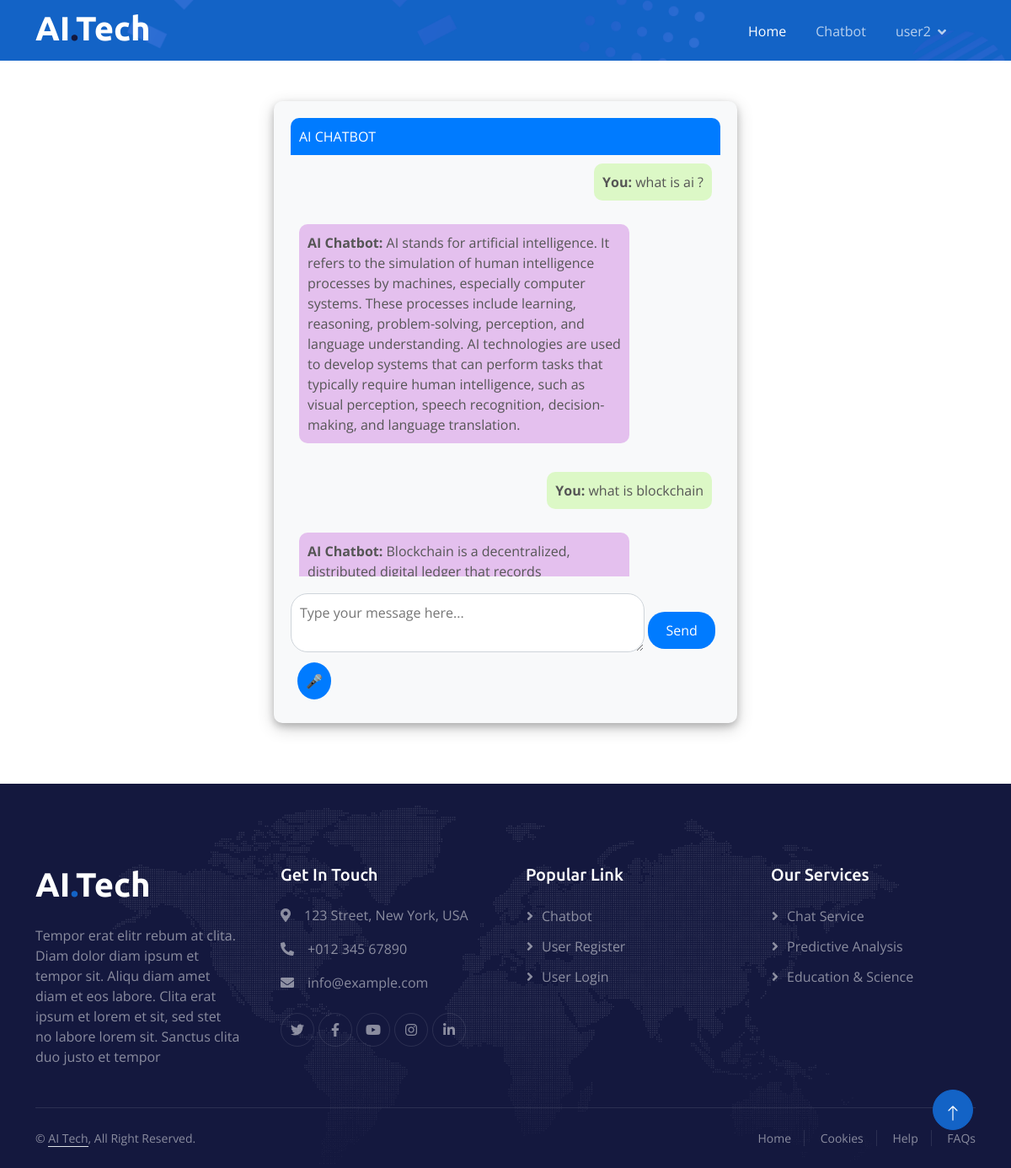
Page /chatbot (signed in) on the committed database.
### chatbotapp/models.py (models this page shows, shortened)
class User(AbstractUser):
    name = models.CharField(max_length=100, default='User')
    mobile_number = models.CharField(max_length=20, default='Nil')
    profile_picture = models.ImageField(upload_to='profile_pictures', blank=True, null=True)
    def __str__(self):
        return self.username

class Chats(models.Model):
    user = models.ForeignKey(User, on_delete=models.CASCADE)
    question = models.TextField(null=True, blank=True)
    response = models.TextField(null=True, blank=True)
    date = models.DateField(default=timezone.now)

### chatbotapp/views.py (the view, shortened to what this page needs)
# urls.py: path('chatbot', views.chatbot, name='chatbot'),
@login_required
def chatbot(request):
    response_text = ""
    previous_chats = Chats.objects.filter(user=request.user).order_by('-date')
    return render(request, 'general/chatbot.html', {'response_text': response_text, 'previous_chats': previous_chats})

### chatbotapp/templates/general/chatbot.html (shortened to what this page needs)
{% extends 'general/base.html' %}
{% load static %}
{% block content %}
<div class="container-fluid pt-5 bg-primary hero-header mb-5">
    <div class="container pt-4">
    </div>
</div>
<div class="container">
    <div class="chat-box">
        <div class="chat-header">AI CHATBOT</div>
        <div class="chat-body">
            {% for chat in previous_chats %}
            <div class="chat-response" style="float:right;">
                <strong>You:</strong> {{ chat.question }}
            </div>
            <br>
            <br>
            <br>
            <div class="chat-response2">
                <strong>AI Chatbot:</strong> {{ chat.response }}
            </div>
            <br>
            {% endfor %}
        </div>
        <div class="chat-footer">
            <form method="post">
                <textarea class="chat-input" name="prompt" id="prompt" placeholder="Type your message here..."
                    rows="2"></textarea>
                <button type="submit" class="chat-send-button">Send</button>
            </form>
            <button type="button" class="voice-button m-2 mt-3" id="click_to_record" title="Voice Message">&#127908;</button>
        </div>
    </div>
</div>
<br>
<br>
<br>
{% endblock %}

### chatbotapp/templates/general/base.html (shortened to what this page needs)
<!DOCTYPE html>
{% load static %}
<html lang="en">
<head>
    <link href="https://cdnjs.cloudflare.com/ajax/libs/font-awesome/5.10.0/css/all.min.css" rel="stylesheet">
    <link href="https://cdn.jsdelivr.net/npm/bootstrap-icons@1.4.1/font/bootstrap-icons.css" rel="stylesheet">
    <link href="{% static 'lib/animate/animate.min.css' %}" rel="stylesheet">
    <link href="{% static 'lib/owlcarousel/assets/owl.carousel.min.css' %}" rel="stylesheet">
    <link href="{% static 'css/bootstrap.min.css' %}" rel="stylesheet">
    <link href="{% static 'css/style.css' %}" rel="stylesheet">
</head>
<body>
    {% if request.user.is_authenticated %}
    <div class="container-fluid sticky-top">
        <div class="container">
            <nav class="navbar navbar-expand-lg navbar-dark p-0">
                <a href="{% url 'index' %}" class="navbar-brand">
                    <h1 class="text-white">AI<span class="text-dark">.</span>Tech</h1>
                </a>
                <div class="collapse navbar-collapse" id="navbarCollapse">
                    <div class="navbar-nav ms-auto">
                        <a href="{% url 'index' %}" class="nav-item nav-link active">Home</a>
                        <a href="{% url 'chatbot' %}" class="nav-item nav-link">Chatbot</a>
                        <div class="nav-item dropdown">
                            <a href="#" class="nav-link dropdown-toggle" data-bs-toggle="dropdown">{{request.user}}</a>
                        </div>
                    </div>
                </div>
            </nav>
        </div>
    </div>
    {% endif %}
    {% block content %}
    {% endblock %}
    <div class="container-fluid bg-dark text-white-50 footer pt-5">
        <div class="container py-5">
            <div class="row g-5">
                <div class="col-md-6 col-lg-3 wow fadeIn" data-wow-delay="0.1s">
                    <a href="index.html" class="d-inline-block mb-3">
                        <h1 class="text-white">AI<span class="text-primary">.</span>Tech</h1>
                    </a>
                    <p class="mb-0">Tempor erat elitr rebum at clita. Diam dolor diam ipsum et tempor sit. Aliqu diam
                        amet diam et eos labore. Clita erat ipsum et lorem et sit, sed stet no labore lorem sit. Sanctus
                        clita duo justo et tempor</p>
                </div>
                <div class="col-md-6 col-lg-3 wow fadeIn" data-wow-delay="0.3s">
                    <h5 class="text-white mb-4">Get In Touch</h5>
                    <p><i class="fa fa-map-marker-alt me-3"></i>123 Street, New York, USA</p>
                    <p><i class="fa fa-phone-alt me-3"></i>+012 345 67890</p>
                    <p><i class="fa fa-envelope me-3"></i>info@example.com</p>
                    <div class="d-flex pt-2">
                        <a class="btn btn-outline-light btn-social" href=""><i class="fab fa-twitter"></i></a>
                        <a class="btn btn-outline-light btn-social" href=""><i class="fab fa-facebook-f"></i></a>
                        <a class="btn btn-outline-light btn-social" href=""><i class="fab fa-youtube"></i></a>
                        <a class="btn btn-outline-light btn-social" href=""><i class="fab fa-instagram"></i></a>
                        <a class="btn btn-outline-light btn-social" href=""><i class="fab fa-linkedin-in"></i></a>
                    </div>
                </div>
                <div class="col-md-6 col-lg-3 wow fadeIn" data-wow-delay="0.5s">
                    <h5 class="text-white mb-4">Popular Link</h5>
                    <a class="btn btn-link" href="">Chatbot</a>
                    <a class="btn btn-link" href="">User Register</a>
                    <a class="btn btn-link" href="">User Login</a>
                </div>
                <div class="col-md-6 col-lg-3 wow fadeIn" data-wow-delay="0.7s">
                    <h5 class="text-white mb-4">Our Services</h5>
                    <a class="btn btn-link" href="">Chat Service</a>
                    <a class="btn btn-link" href="">Predictive Analysis</a>
                    <a class="btn btn-link" href="">Education & Science</a>
                </div>
            </div>
        </div>
        <div class="container wow fadeIn" data-wow-delay="0.1s">
            <div class="copyright">
                <div class="row">
                    <div class="col-md-6 text-center text-md-start mb-3 mb-md-0">
                        &copy; <a class="border-bottom" href="#">AI Tech</a>, All Right Reserved.</a>
                    </div>
                    <div class="col-md-6 text-center text-md-end">
                        <div class="footer-menu">
                            <a href="">Home</a>
                            <a href="">Cookies</a>
                            <a href="">Help</a>
                            <a href="">FAQs</a>
                        </div>
                    </div>
                </div>
            </div>
        </div>
    </div>
    <a href="#" class="btn btn-lg btn-primary btn-lg-square back-to-top pt-2"><i class="bi bi-arrow-up"></i></a>
</body>
</html>

### static/css/style.css (style rules this page uses)
:root { --primary: #1363C6; --secondary: #15ACE1; --light: #F4F7FE; --dark: #14183E; }
.back-to-top { position: fixed; display: none; right: 45px; bottom: 45px; z-index: 99; }
h1, h2, h3, .fw-bold { font-weight: 700 !important; }
h4, h5, h6, .fw-medium { font-weight: 500 !important; }
.btn { font-weight: 500; transition: .5s; }
.btn-lg-square { width: 48px; height: 48px; }
.btn-square, .btn-sm-square, .btn-lg-square { padding: 0; display: flex; align-items: center; justify-content: center; font-weight: normal; border-radius: 50px; }
.sticky-top { top: -150px; transition: .5s; }
.navbar { padding: 11px 0 !important; height: 75px; }
.navbar .navbar-nav .nav-link { margin-right: 35px; padding: 0; color: rgba(255, 255, 255, .7); outline: none; }
.navbar .navbar-nav .nav-link:hover, .navbar .navbar-nav .nav-link.active { color: rgba(255, 255, 255, 1); }
.navbar .dropdown-toggle::after { border: none; content: "\f107"; font-family: "Font Awesome 5 Free"; font-weight: 900; vertical-align: middle; margin-left: 8px; }
.hero-header { margin-top: -75px; background: url(../img/bg-hero.png) center center no-repeat; background-size: cover; }
.footer { background: url(../img/footer.png) center center no-repeat; background-size: contain; }
.footer .btn.btn-social { margin-right: 5px; width: 40px; height: 40px; display: flex; align-items: center; justify-content: center; color: rgba(255,255,255,.5); border: 1px solid rgba(256, 256, 256, .1); border-radius: 40px; transition: .3s; }
.footer .btn.btn-link { display: block; margin-bottom: 10px; padding: 0; text-align: left; color: rgba(255,255,255,.5); font-weight: normal; transition: .3s; }
.footer .btn.btn-link::before { position: relative; content: "\f105"; font-family: "Font Awesome 5 Free"; font-weight: 900; margin-right: 10px; }
.footer .copyright { padding: 25px 0; font-size: 14px; border-top: 1px solid rgba(256, 256, 256, .1); }
.footer .copyright a { color: rgba(255,255,255,.5); }
.footer .footer-menu a { margin-right: 15px; padding-right: 15px; border-right: 1px solid rgba(255, 255, 255, .1); }
.footer .footer-menu a:last-child { margin-right: 0; padding-right: 0; border-right: none; }

### chatbotapp/templates/general/chatbot.html (style rules this page uses)
.chat-box { max-width: 550px; margin: auto; padding: 20px; background-color: #f8f9fa; border-radius: 10px; margin-top: 40px; box-shadow: 0 4px 8px 0 rgba(0, 0, 0, 0.2), 0 6px 20px 0 rgba(0, 0, 0, 0.19); }
.chat-header { background-color: #007bff; color: white; padding: 10px; border-top-left-radius: 10px; border-top-right-radius: 10px; }
.chat-body { padding: 10px; overflow: scroll; max-height: 500px; }
.chat-response { background-color: #DCF8C6; border-radius: 10px; padding: 10px; max-width: 80%; margin-bottom: 10px; }
.chat-response2 { background-color: #e4c0ee; border-radius: 10px; padding: 10px; max-width: 80%; margin-bottom: 10px; }
.chat-input { width: calc(100% - 90px); border-radius: 20px; padding: 10px; border: 1px solid #ced4da; margin-top: 20px; margin-bottom: -20px; }
.chat-send-button { width: 80px; border-radius: 20px; padding: 10px; background-color: #007bff; color: white; border: none; }
.voice-button { background-color: #007bff; border: none; color: white; padding: 10px; border-radius: 50%; }

### rows in the picture
User: user "user2"
Chats: question "what is ai ?", response "AI stands for artificial intelligence. It refers to the simulation of human intelligence processes by machines, especially computer systems. These processes include learning, reasoning, problem-solving, perception, and language understanding. AI technologies are used to develop systems that can perform tasks that typically require human intelligence, such as visual perception, speech recognition, decision-making, and language translation."
Chats: question "what is blockchain", response "Blockchain is a decentralized, distributed digital ledger that records…"
